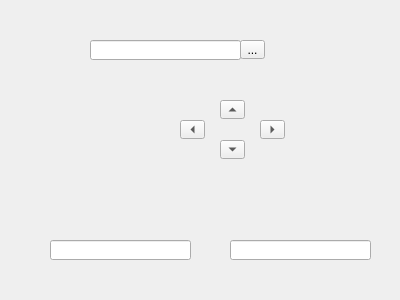
<?xml version="1.0" encoding="UTF-8"?>
<ui version="4.0">
 <class>Form</class>
 <widget class="QWidget" name="Form">
  <property name="geometry">
   <rect>
    <x>0</x>
    <y>0</y>
    <width>400</width>
    <height>300</height>
   </rect>
  </property>
  <property name="windowTitle">
   <string>Form</string>
  </property>
  <widget class="QLineEdit" name="lineEditImageRight">
   <property name="geometry">
    <rect>
     <x>230</x>
     <y>240</y>
     <width>141</width>
     <height>20</height>
    </rect>
   </property>
  </widget>
  <widget class="QLineEdit" name="lineEditImageLeft">
   <property name="geometry">
    <rect>
     <x>50</x>
     <y>240</y>
     <width>141</width>
     <height>20</height>
    </rect>
   </property>
  </widget>
  <widget class="QLineEdit" name="lineEditFolder">
   <property name="geometry">
    <rect>
     <x>90</x>
     <y>40</y>
     <width>151</width>
     <height>20</height>
    </rect>
   </property>
  </widget>
  <widget class="QToolButton" name="toolButtonFolder">
   <property name="geometry">
    <rect>
     <x>240</x>
     <y>40</y>
     <width>25</width>
     <height>19</height>
    </rect>
   </property>
   <property name="text">
    <string>...</string>
   </property>
   <property name="arrowType">
    <enum>Qt::NoArrow</enum>
   </property>
  </widget>
  <widget class="QToolButton" name="toolButtonDown">
   <property name="geometry">
    <rect>
     <x>220</x>
     <y>140</y>
     <width>25</width>
     <height>19</height>
    </rect>
   </property>
   <property name="text">
    <string>...</string>
   </property>
   <property name="arrowType">
    <enum>Qt::DownArrow</enum>
   </property>
  </widget>
  <widget class="QToolButton" name="toolButtonLeft">
   <property name="geometry">
    <rect>
     <x>180</x>
     <y>120</y>
     <width>25</width>
     <height>19</height>
    </rect>
   </property>
   <property name="text">
    <string>...</string>
   </property>
   <property name="arrowType">
    <enum>Qt::LeftArrow</enum>
   </property>
  </widget>
  <widget class="QToolButton" name="toolButtonRight">
   <property name="geometry">
    <rect>
     <x>260</x>
     <y>120</y>
     <width>25</width>
     <height>19</height>
    </rect>
   </property>
   <property name="text">
    <string>...</string>
   </property>
   <property name="arrowType">
    <enum>Qt::RightArrow</enum>
   </property>
  </widget>
  <widget class="QToolButton" name="toolButtonUp">
   <property name="geometry">
    <rect>
     <x>220</x>
     <y>100</y>
     <width>25</width>
     <height>19</height>
    </rect>
   </property>
   <property name="text">
    <string>...</string>
   </property>
   <property name="arrowType">
    <enum>Qt::UpArrow</enum>
   </property>
  </widget>
 </widget>
 <resources/>
 <connections/>
</ui>
